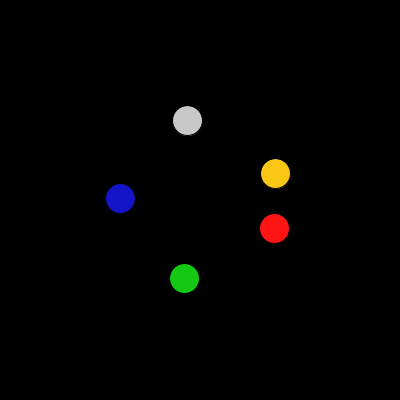
Frame 1 (no input)
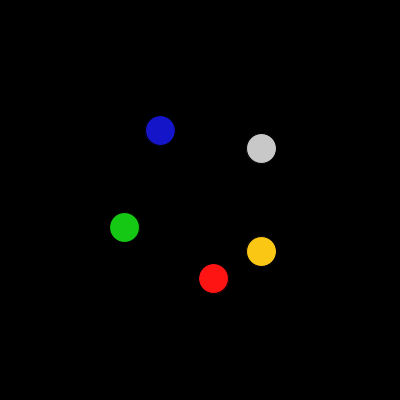
Frame 60 (the mouse pressed at the canvas centre just before this capture)
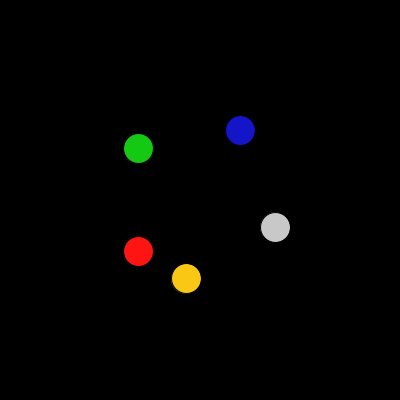
Frame 120 (the mouse held since frame 60 and released just before this capture)

The Processing sketch that drew these frames (run headless with seeded random() and noise(); from frame 60 on, the mouse is pressed at the canvas centre):

// Processing sketch: Week_6_Quiz
// ── Week_6_Quiz.pde
float degrees = 40;
void setup() {
  size(400, 400);
}

void draw() {
  background(0);
  
  degrees += 1;
  float offset = radians(-20);
  float x = cos( radians(degrees)+ offset ) * 80;
  float y = sin( radians(degrees)+ offset ) * 80;
  fill(300,20,20);
  ellipseMode(CENTER);
  ellipse( 200 + x, 200+ y, 30, 30);

  float offset1 = radians(60);
  float x1 = cos( radians(degrees) + offset1 ) * 80;
  float y1 = sin( radians(degrees) + offset1 ) * 80;
  fill(20,200,20);
  ellipse(200 + x1, 200 + y1, 30, 30);
  
  float offset2 = radians(140);
  float x2 = cos( radians(degrees) + offset2 ) * 80;
  float y2 = sin( radians(degrees) + offset2 ) * 80;
  fill(20,20,200);
  ellipse(200 + x2, 200 + y2, 30, 30);
  
  float offset3 = radians(220);
  float x3 = cos( radians(degrees) + offset3 ) * 80;
  float y3 = sin( radians(degrees) + offset3 ) * 80;
  fill(200);
  ellipse(200 + x3, 200 + y3, 30, 30);
  
  float offset4 = radians(300);
  float x4 = cos( radians(degrees) + offset4 ) * 80;
  float y4 = sin( radians(degrees) + offset4 ) * 80;
  fill(250,200,20);
  ellipse(200 + x4, 200 + y4, 30, 30);
}

void keyPressed(){
  
}
